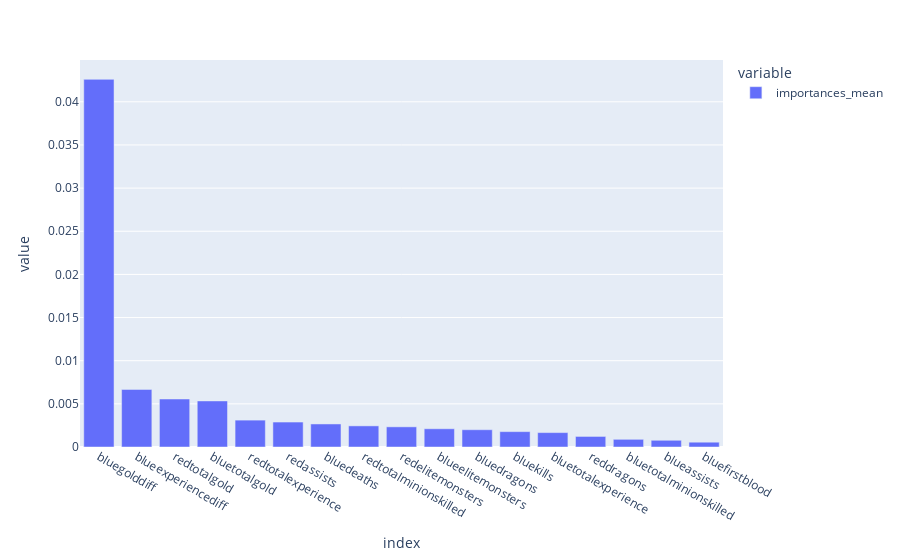

The notebook cell this image was saved under:
### Code cell
import plotly.express as px

fig = px.bar(df_pi['importances_mean'])
fig.show()

### Figure 1 — Plotly figure (JSON) as saved in the notebook; plotly's stock layout.template omitted (floating-point values rounded to 4 significant figures)
{"data": [{"alignmentgroup": "True", "hovertemplate": "variable=importances_mean<br>index=%{x}<br>value=%{y}<extra></extra>", "legendgroup": "importances_mean", "marker": {"color": "#636efa"}, "name": "importances_mean", "offsetgroup": "importances_mean", "orientation": "v", "showlegend": true, "textposition": "auto", "type": "bar", "x": ["bluegolddiff", "blueexperiencediff", "redtotalgold", "bluetotalgold", "redtotalexperience", "redassists", "bluedeaths", "redtotalminionskilled", "redelitemonsters", "blueelitemonsters", "bluedragons", "bluekills", "bluetotalexperience", "reddragons", "bluetotalminionskilled", "blueassists", "bluefirstblood"], "xaxis": "x", "y": [0.0426, 0.006674, 0.005562, 0.005339, 0.003115, 0.002892, 0.00267, 0.002447, 0.002336, 0.002113, 0.002002, 0.00178, 0.001669, 0.001224, 0.00089, 0.000779, 0.000556], "yaxis": "y"}], "layout": {"barmode": "relative", "legend": {"title": {"text": "variable"}, "tracegroupgap": 0}, "margin": {"t": 60}, "xaxis": {"anchor": "y", "domain": [0, 1], "title": {"text": "index"}}, "yaxis": {"anchor": "x", "domain": [0, 1], "title": {"text": "value"}}}}
